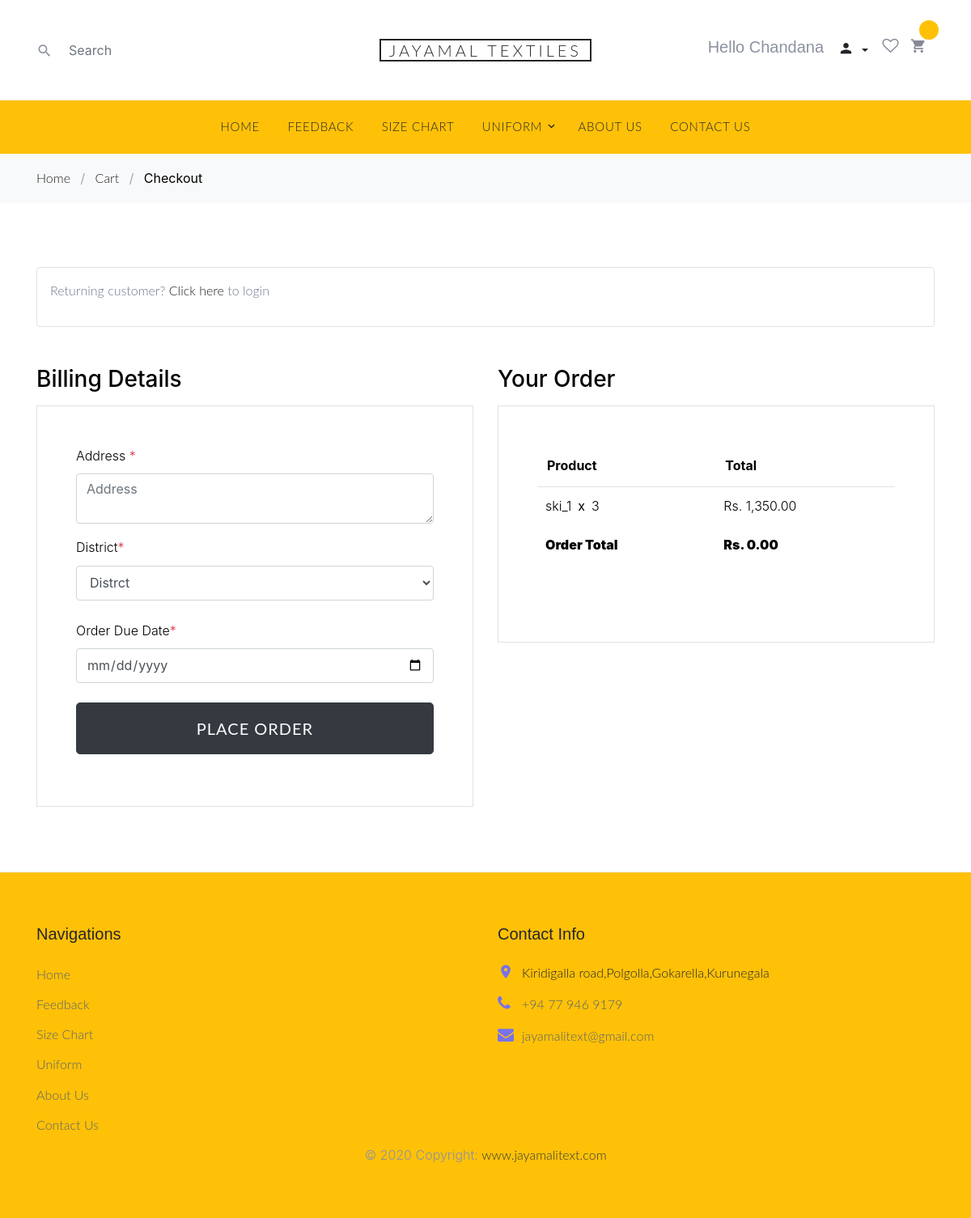
Page /JT/checkout.php (signed in) on the earlier database version.
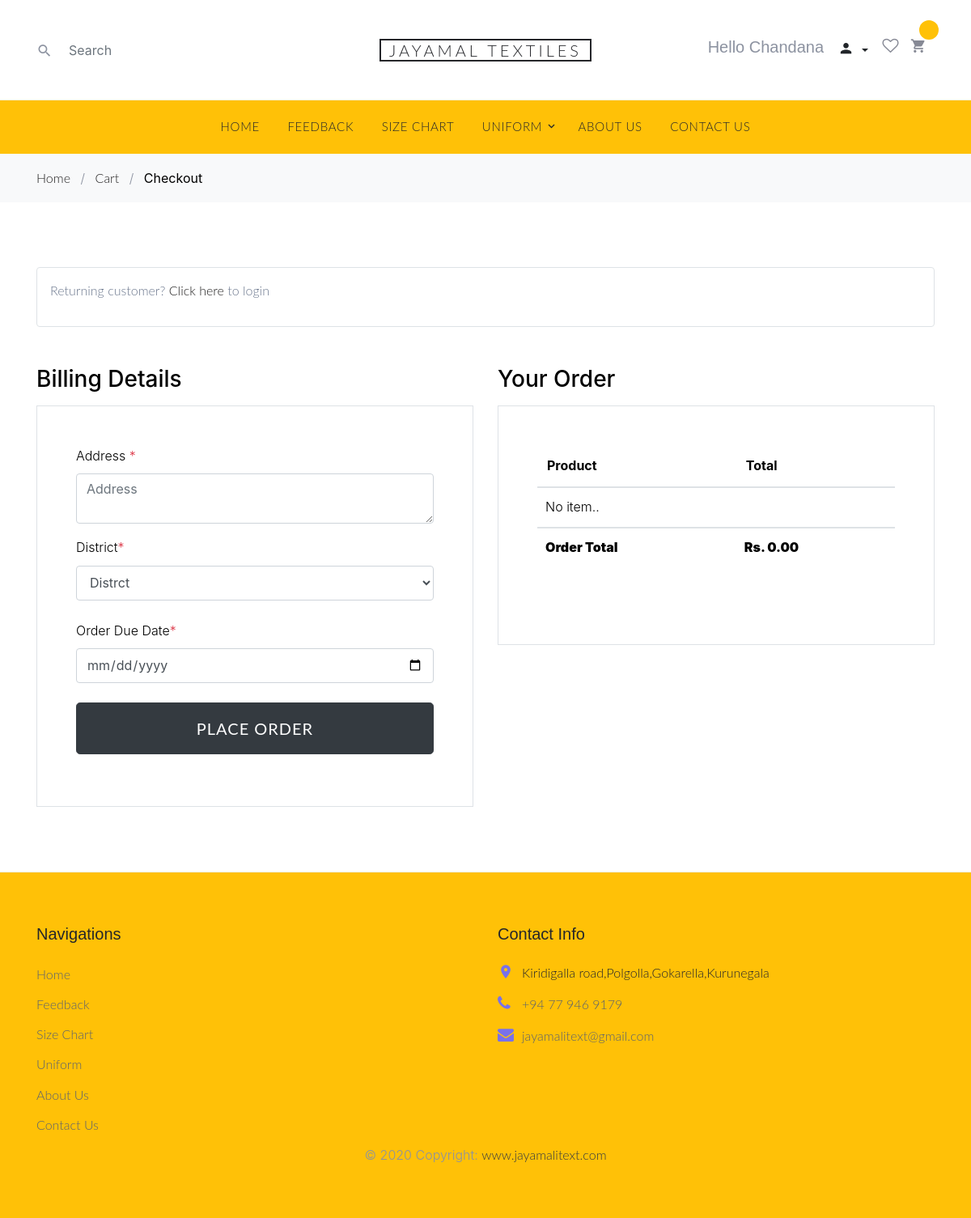
Same page on the later database version.
### tables this page shows
CREATE TABLE `orderdetails` (
  `order_ID` int(100) NOT NULL,
  `uniform_ID` varchar(100) NOT NULL,
  `user_ID` int(100) NOT NULL,
  `selected_size` varchar(45) DEFAULT NULL,
  `price` int(100) NOT NULL,
  `quantity` int(100) NOT NULL,
  `total_price` int(100) NOT NULL
);

### JT/checkout.php (the view, shortened to what the changed rows need)
<?php
include('config/dbcon.php');
?>
<!DOCTYPE html>
<html lang="en">
<head>
  <link rel="stylesheet" href="fonts/icomoon/style.css">
  <link rel="stylesheet" href="css/bootstrap.min.css">
  <link rel="stylesheet" href="css/magnific-popup.css">
  <link rel="stylesheet" href="css/jquery-ui.css">
  <link rel="stylesheet" href="css/owl.carousel.min.css">
  <link rel="stylesheet" href="css/owl.theme.default.min.css">
  <link rel="stylesheet" href="css/style-starter.css">
  <link rel="stylesheet" href="css/aos.css">
  <link rel="stylesheet" href="css/style.css">
</head>
<body>
  <div class="site-wrap">
    <div class="site-section">
      <div class="container" id="order">
        <div class="row">
          <div class="col-md-6 mb-5 mb-md-0" id="order">
            <h2 class="h3 mb-3 text-black">Billing Details</h2>
          </div>
          <div class="col-md-6">
            <div class="row mb-5">
              <div class="col-md-12">
                <h2 class="h3 mb-3 text-black">Your Order</h2>
                <div class="p-3 p-lg-5 border">
                  <table class="table site-block-order-table mb-5">
                    <thead>
                      <th>Product</th>
                      <th>Total</th>
                    </thead>
                    <tbody>
                      <?php
                      if (isset($_SESSION['auth_user'])) {
                        $user_id = $_SESSION['auth_user']['user_id'];
                        $query = "SELECT * FROM orderdetails WHERE user_ID ='$user_id'";
                        $query_run = mysqli_query($con, $query);
                        if (mysqli_num_rows($query_run) > 0) {
                          foreach ($query_run as $ord) {
                      ?>
                            <tr>
                              <td><?= $ord['uniform_ID'] ?><strong class="mx-2">x</strong><?= $ord['quantity'] ?></td>
                              <td>Rs. <?= number_format($ord['total_price'], 2); ?></td>
                            </tr>
                          <?php
                          }
                        } else {
                          ?>
                    <tbody>
                      <tr>
                        <td>No item..</td>
                      </tr>
                    </tbody>
                <?php
                        }
                      }
                ?>
                </tbody>
                  </table>
                </div>
              </div>
            </div>
          </div>
        </div>
      </div>
    </div>
  </div>
</body>
</html>

Differences in the rows shown:
removed orderdetails: uniform_ID "ski_1", quantity "3", total_price "1,350.00"
Other differences:
text now shown: "No item.."
